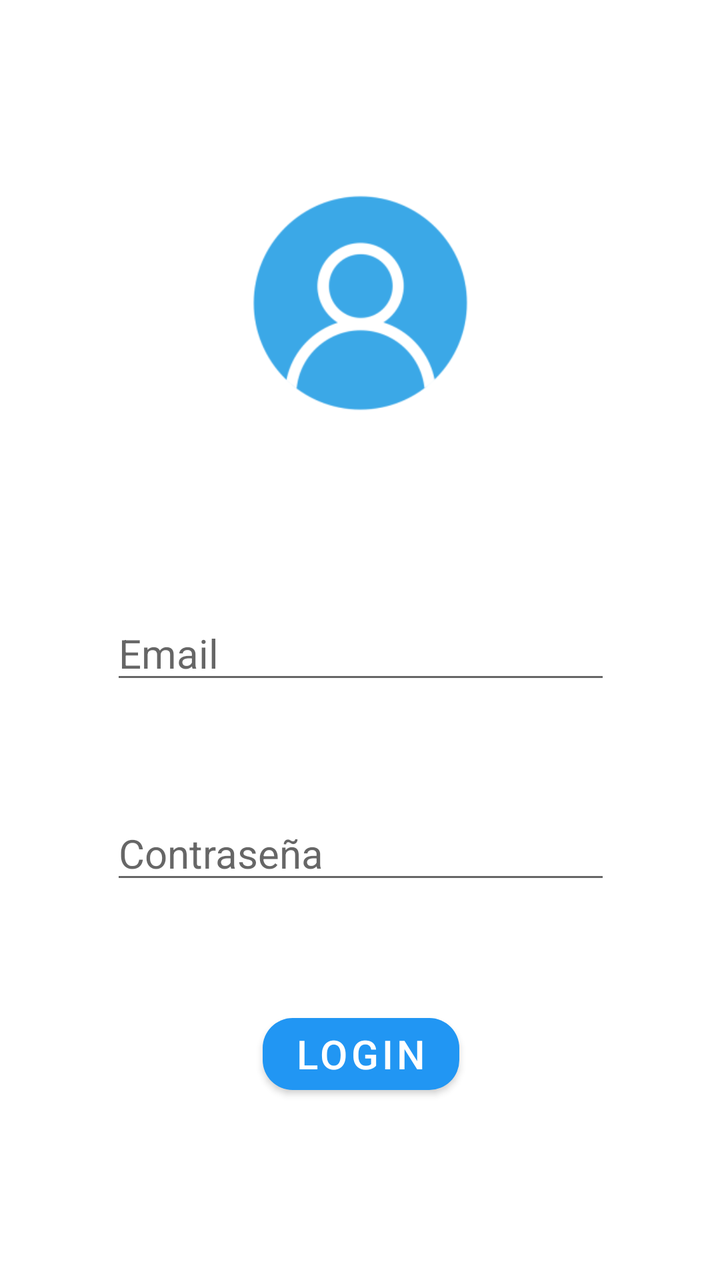
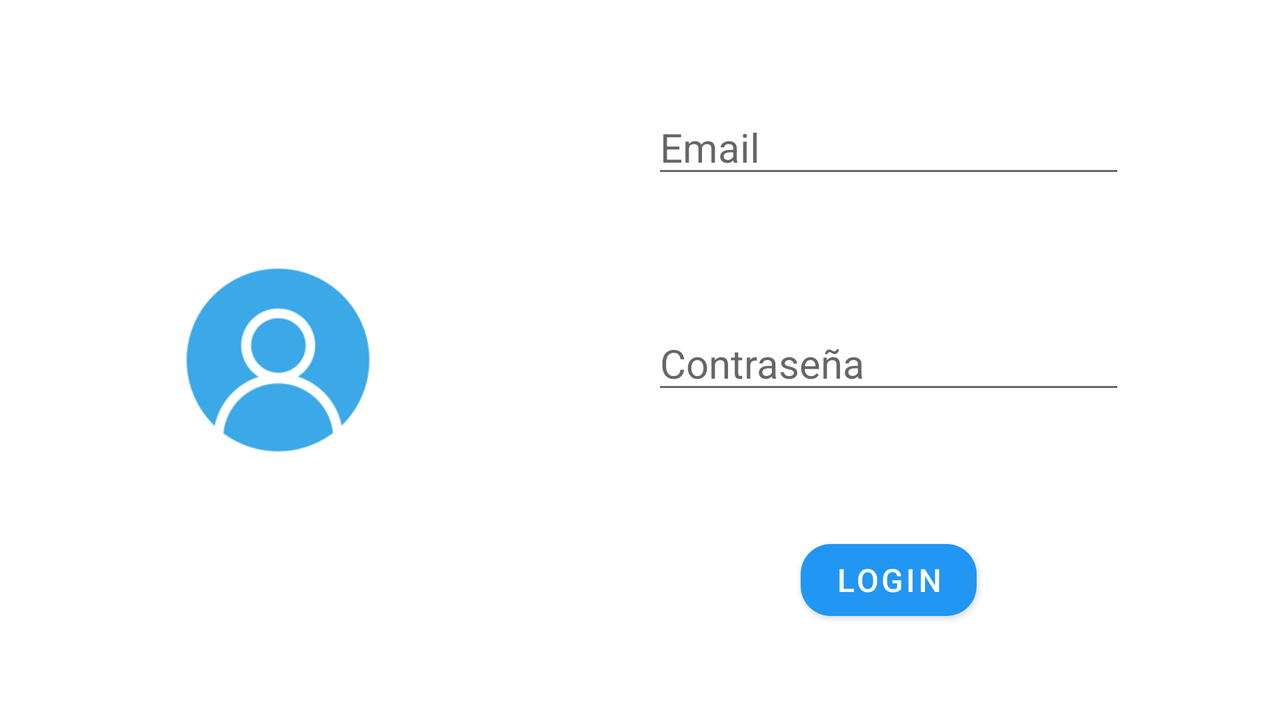

An Android layout and its configuration variant, each rendered on a device that would load it. The default file and the variant file are quoted in full after the pictures.
<!-- AndroidManifest.xml: application theme Theme.TaserFAN -->
<!-- res/layout/activity_login.xml -->
<?xml version="1.0" encoding="utf-8"?>
<androidx.constraintlayout.widget.ConstraintLayout xmlns:android="http://schemas.android.com/apk/res/android"
    xmlns:app="http://schemas.android.com/apk/res-auto"
    xmlns:tools="http://schemas.android.com/tools"
    android:layout_width="match_parent"
    android:layout_height="match_parent"
    tools:context=".LoginActivity">

    <EditText
        android:id="@+id/TextPassword"
        android:layout_width="250dp"
        android:layout_height="wrap_content"
        android:layout_marginTop="56dp"
        android:ems="10"
        android:hint="@string/contrasenya"
        android:inputType="textPassword"
        android:textSize="20sp"
        app:layout_constraintEnd_toEndOf="@+id/TextEmailAddress"
        app:layout_constraintStart_toStartOf="@+id/TextEmailAddress"
        app:layout_constraintTop_toBottomOf="@+id/TextEmailAddress"
        tools:ignore="SpeakableTextPresentCheck" />

    <Button
        android:id="@+id/login_button"
        android:layout_width="wrap_content"
        android:layout_height="wrap_content"
        android:layout_marginTop="56dp"
        android:text="@string/login"
        android:textSize="20sp"
        app:cornerRadius="15dp"
        app:layout_constraintEnd_toEndOf="@+id/TextPassword"
        app:layout_constraintStart_toStartOf="@+id/TextPassword"
        app:layout_constraintTop_toBottomOf="@+id/TextPassword" />

    <EditText
        android:id="@+id/TextEmailAddress"
        android:layout_width="250dp"
        android:layout_height="wrap_content"
        android:layout_marginTop="64dp"
        android:ems="10"
        android:hint="@string/email"
        android:inputType="textEmailAddress"
        android:textSize="20sp"
        app:layout_constraintEnd_toEndOf="@+id/imageView"
        app:layout_constraintStart_toStartOf="@+id/imageView"
        app:layout_constraintTop_toBottomOf="@+id/imageView" />

    <ImageView
        android:id="@+id/imageView"
        android:layout_width="175dp"
        android:layout_height="175dp"
        android:layout_marginTop="64dp"
        android:scaleType="centerCrop"
        app:layout_constraintEnd_toEndOf="parent"
        app:layout_constraintStart_toStartOf="parent"
        app:layout_constraintTop_toTopOf="parent"
        app:srcCompat="@mipmap/ic_login_foreground" />
</androidx.constraintlayout.widget.ConstraintLayout>
<!-- resources referenced by this layout -->
<resources>
  <!-- mipmap ic_login_foreground: png bitmap (mipmap-hdpi, 3573 bytes) -->
  <string name="contrasenya">Contraseña</string>
  <string name="email">Email</string>
  <string name="login">LOGIN</string>
  <style name="Theme.TaserFAN" parent="Theme.MaterialComponents.DayNight.DarkActionBar">
          
          <item name="colorPrimary">@color/light_blue</item>
          <item name="colorPrimaryVariant">@color/dark_blue</item>
          <item name="colorOnPrimary">@color/white</item>
          
          <item name="colorSecondary">@color/teal_200</item>
          <item name="colorSecondaryVariant">@color/teal_700</item>
          <item name="colorOnSecondary">@color/black</item>
          
          <item name="android:statusBarColor" tools:targetApi="l">?attr/colorPrimaryVariant</item>
          
      </style>
  <color name="light_blue">#2196F3</color>
  <color name="dark_blue">#0037FF</color>
  <color name="white">#FFFFFFFF</color>
  <color name="teal_200">#FF03DAC5</color>
  <color name="teal_700">#FF018786</color>
  <color name="black">#FF000000</color>
</resources>
<!-- res/layout-land/activity_login.xml (the repository's variant of the layout above) -->
<!-- drawn on the phone turned sideways -->
<?xml version="1.0" encoding="utf-8"?>
<androidx.constraintlayout.widget.ConstraintLayout xmlns:android="http://schemas.android.com/apk/res/android"
    xmlns:app="http://schemas.android.com/apk/res-auto"
    xmlns:tools="http://schemas.android.com/tools"
    android:layout_width="match_parent"
    android:layout_height="match_parent">

    <ImageView
        android:id="@+id/imageView2"
        android:layout_width="150dp"
        android:layout_height="150dp"
        android:layout_marginStart="64dp"
        android:scaleType="centerCrop"
        app:layout_constraintBottom_toBottomOf="parent"
        app:layout_constraintStart_toStartOf="parent"
        app:layout_constraintTop_toTopOf="parent"
        app:srcCompat="@mipmap/ic_login_foreground" />

    <EditText
        android:id="@+id/TextEmailAddress"
        android:layout_width="wrap_content"
        android:layout_height="wrap_content"
        android:layout_marginBottom="64dp"
        android:ems="10"
        android:hint="@string/email"
        android:inputType="textEmailAddress"
        android:textSize="20sp"
        app:layout_constraintBottom_toTopOf="@+id/TextPassword"
        app:layout_constraintEnd_toEndOf="@+id/TextPassword"
        app:layout_constraintStart_toStartOf="@+id/TextPassword" />

    <EditText
        android:id="@+id/TextPassword"
        android:layout_width="wrap_content"
        android:layout_height="wrap_content"
        android:layout_marginStart="112dp"
        android:ems="10"
        android:hint="@string/contrasenya"
        android:inputType="textPassword"
        android:textSize="20sp"
        app:layout_constraintBottom_toBottomOf="@+id/imageView2"
        app:layout_constraintStart_toEndOf="@+id/imageView2"
        app:layout_constraintTop_toTopOf="@+id/imageView2" />

    <Button
        android:id="@+id/login_button"
        android:layout_width="wrap_content"
        android:layout_height="wrap_content"
        android:layout_marginTop="64dp"
        android:text="@string/login"
        android:textSize="16sp"
        app:cornerRadius="15dp"
        app:layout_constraintEnd_toEndOf="@+id/TextPassword"
        app:layout_constraintStart_toStartOf="@+id/TextPassword"
        app:layout_constraintTop_toBottomOf="@+id/TextPassword" />
</androidx.constraintlayout.widget.ConstraintLayout>
